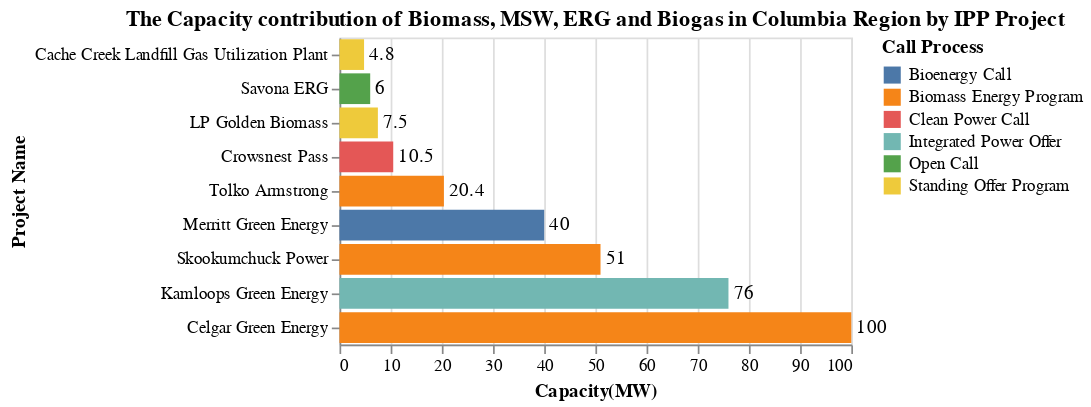

The notebook cell saved with this chart:
### Code cell
title = alt.TitleParams('The Capacity contribution of Biomass, MSW, ERG and Biogas in Columbia Region by IPP Project')

capacity_IPP = alt.Chart(data_CR, title = title).mark_bar().encode(
                    alt.Y('Project_name', title='Project Name',sort='x'),
                    alt.X('sum(Capacity(MW))', title='Capacity(MW)'),
                    alt.Color('Call_process', title = 'Call Process')).properties( width=300)
cap_CR_Loc_chart = capacity_IPP + capacity_IPP.mark_text(
    color = 'black', align='left', dx = 3).encode(text='sum(Capacity(MW))',color=alt.value('black'))
cap_CR_Loc_chart

### Figure 1 — Vega-Lite specification as saved in the notebook (floating-point values rounded to 4 significant figures)
{"config": {"view": {"continuousWidth": 300, "continuousHeight": 300}}, "layer": [{"mark": {"type": "bar"}, "encoding": {"color": {"field": "Call_process", "title": "Call Process", "type": "nominal"}, "x": {"aggregate": "sum", "field": "Capacity(MW)", "title": "Capacity(MW)", "type": "quantitative"}, "y": {"field": "Project_name", "sort": "x", "title": "Project Name", "type": "nominal"}}, "title": {"text": "The Capacity contribution of Biomass, MSW, ERG and Biogas in Columbia Region by IPP Project"}}, {"mark": {"type": "text", "align": "left", "color": "black", "dx": 3}, "encoding": {"color": {"value": "black"}, "text": {"aggregate": "sum", "field": "Capacity(MW)", "type": "quantitative"}, "x": {"aggregate": "sum", "field": "Capacity(MW)", "title": "Capacity(MW)", "type": "quantitative"}, "y": {"field": "Project_name", "sort": "x", "title": "Project Name", "type": "nominal"}}, "title": {"text": "The Capacity contribution of Biomass, MSW, ERG and Biogas in Columbia Region by IPP Project"}}], "data": {"name": "data-9c0e4e63fa372cb0c6dabb1790e3f1c2"}, "width": 300, "$schema": "https://vega.github.io/schema/vega-lite/v5.20.1.json", "datasets": {"data-9c0e4e63fa372cb0c6dabb1790e3f1c2": [{"Sub_region": "Revelstoke Ashton Creek", "Project_name": "Tolko Armstrong", "IPP_seller": "Tolko Industries Ltd.", "Location": "Armstrong", "Type": "Biomass", "Year": "2019", "Call_process": "Biomass Energy Program", "Capacity(MW)": 20.4, "Energy(GWh/yr)": 126.8, "Region": "Columbia Region"}, {"Sub_region": "Kelly Lake Nicola", "Project_name": "Cache Creek Landfill Gas Utilization Plant", "IPP_seller": "Wastech Services Ltd.", "Location": "Cache Creek", "Type": "Biogas", "Year": "2010", "Call_process": "Standing Offer Program", "Capacity(MW)": 4.8, "Energy(GWh/yr)": 35.6, "Region": "Columbia Region"}, {"Sub_region": "Selkirk", "Project_name": "Celgar Green Energy", "IPP_seller": "Mercer Celgar Limited Partnership", "Location": "Castlegar", "Type": "Biomass", "Year": "2019", "Call_process": "Biomass Energy Program", "Capacity(MW)": 100.0, "Energy(GWh/yr)": 127.9, "Region": "Columbia Region"}, {"Sub_region": "East Kootenay", "Project_name": "LP Golden Biomass", "IPP_seller": "Pacific Woodtech Canada Holdings Ltd", "Location": "Golden", "Type": "Biomass", "Year": "2010", "Call_process": "Standing Offer Program", "Capacity(MW)": 7.5, "Energy(GWh/yr)": 3.5, "Region": "Columbia Region"}, {"Sub_region": "Kelly Lake Nicola", "Project_name": "Kamloops Green Energy", "IPP_seller": "Kruger Kamloops Pulp LP", "Location": "Kamloops", "Type": "Biomass", "Year": "2010", "Call_process": "Integrated Power Offer", "Capacity(MW)": 76.0, "Energy(GWh/yr)": 288.3, "Region": "Columbia Region"}, {"Sub_region": "Kelly Lake Nicola", "Project_name": "Merritt Green Energy", "IPP_seller": "Nicola Clean Power Ltd.", "Location": "Merritt", "Type": "Biomass", "Year": "2010", "Call_process": "Bioenergy Call", "Capacity(MW)": 40.0, "Energy(GWh/yr)": 303.5, "Region": "Columbia Region"}, {"Sub_region": "Kelly Lake Nicola", "Project_name": "Savona ERG", "IPP_seller": "EnPower Green Energy Generation Limited Partnership", "Location": "Savona", "Type": "ERG", "Year": "2006", "Call_process": "Open Call", "Capacity(MW)": 6.0, "Energy(GWh/yr)": 41.0, "Region": "Columbia Region"}, {"Sub_region": "East Kootenay", "Project_name": "Skookumchuck Power", "IPP_seller": "Skookumchuck Pulp Inc.", "Location": "Skookumchuck", "Type": "Biomass", "Year": "2019", "Call_process": "Biomass Energy Program", "Capacity(MW)": 51.0, "Energy(GWh/yr)": 182.4, "Region": "Columbia Region"}, {"Sub_region": "East Kootenay", "Project_name": "Crowsnest Pass", "IPP_seller": "Enfinite BC LP", "Location": "Sparwood", "Type": "ERG", "Year": "2010", "Call_process": "Clean Power Call", "Capacity(MW)": 10.5, "Energy(GWh/yr)": 64.9, "Region": "Columbia Region"}]}}
